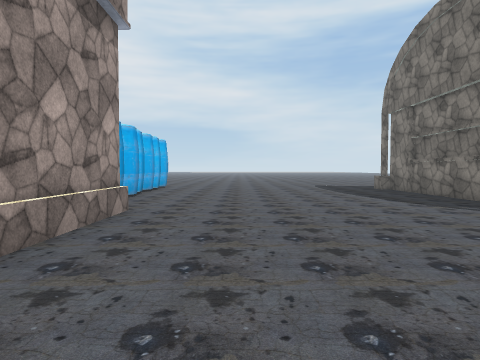
view 1 (above)

24 first-person views from a walk through a scene from a Unity 3-D project. The camera is 1.5 m above the floor, tilts 2° down and sees 75° across. The floor is counted in squares, 2 m on a side. Each view is taken from the middle of a square. On the plan, view 1 faces up. The plan holds only what a view shows up to about 10 squares ahead; the rest is blank. The place goes on beyond the plan. Some surface patterns are stand-ins.

view 2
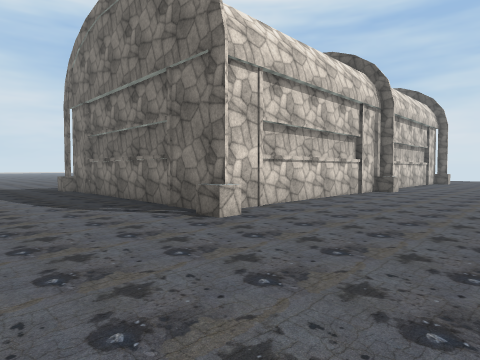

view 3
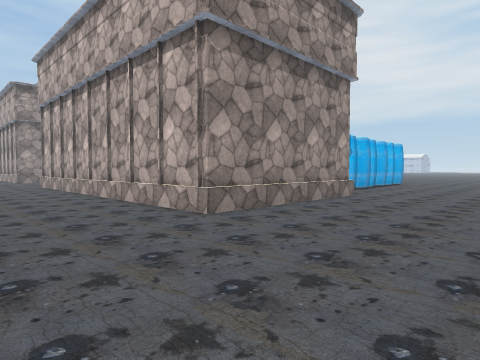

view 4
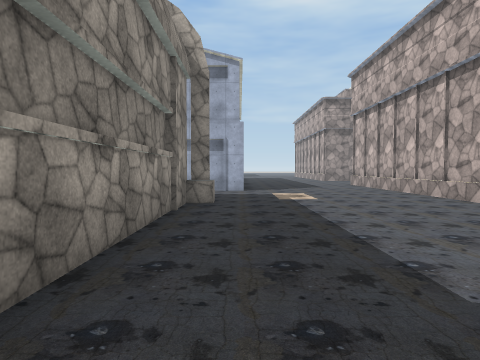

view 5
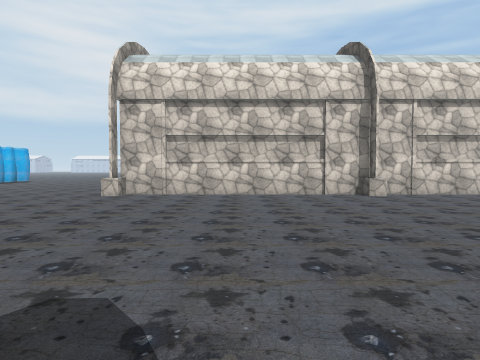

view 6
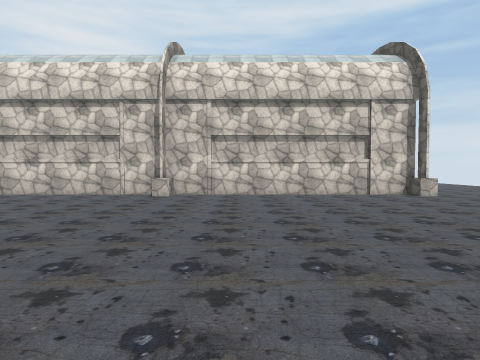

view 7
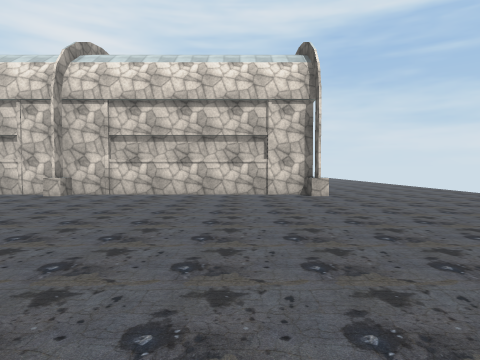

view 8
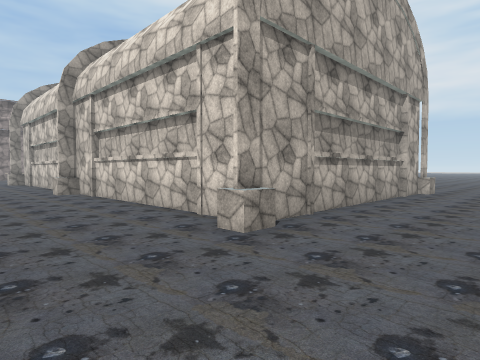

view 9
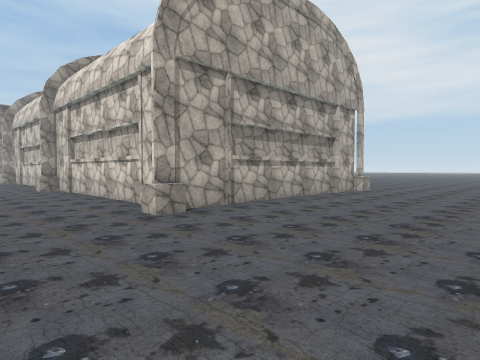

view 10
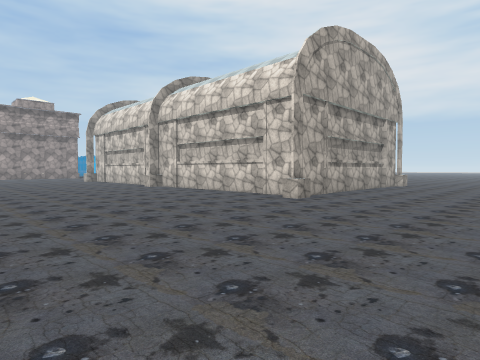

view 11
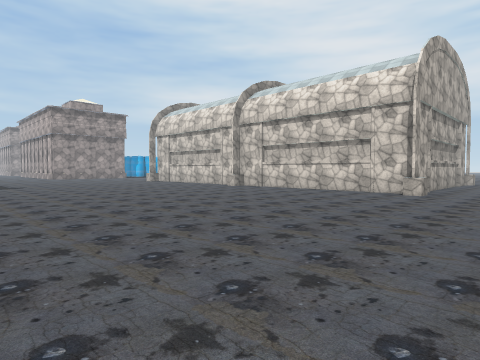

view 12
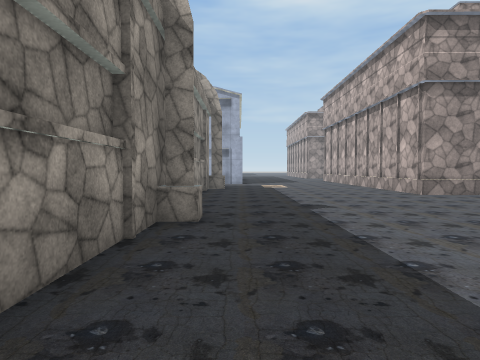

view 13
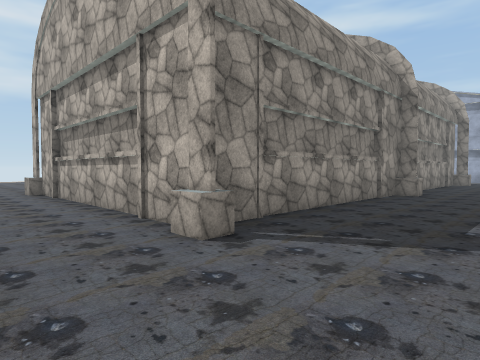

view 14
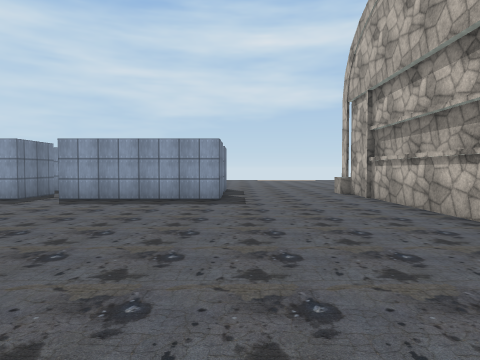

view 15
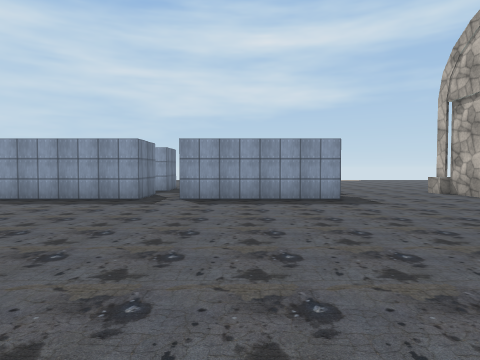

view 16
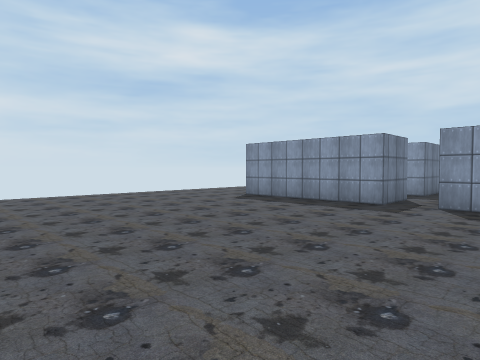

view 17
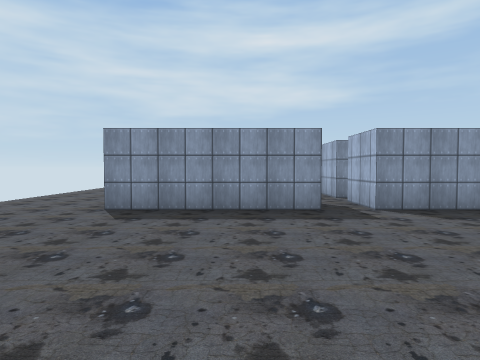

view 18
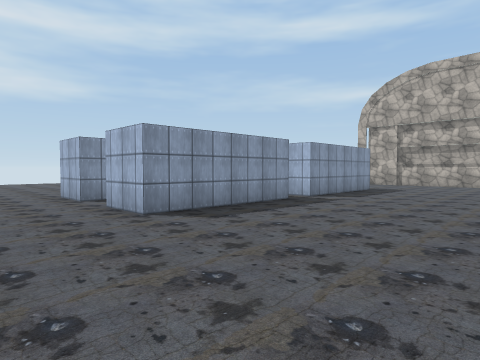

view 19
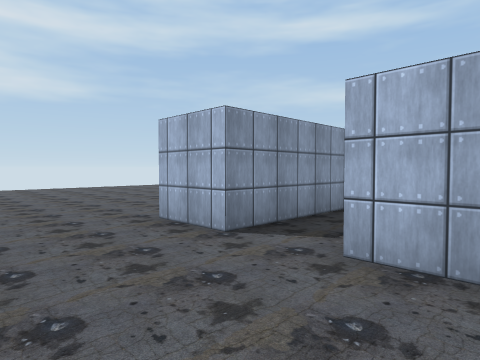

view 20
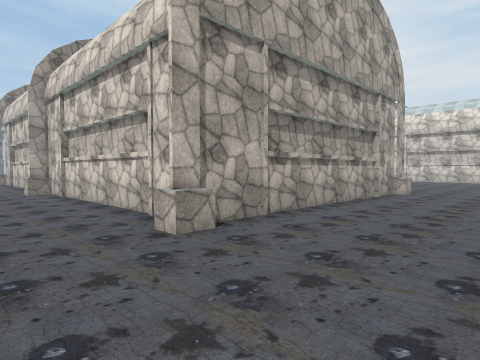

view 21
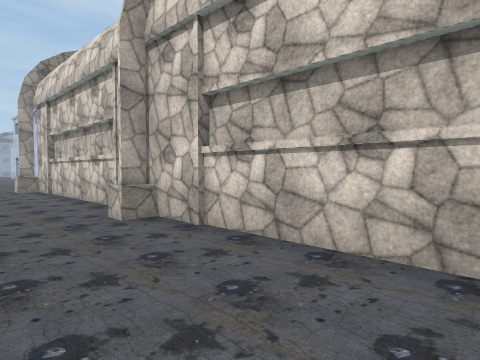

view 22
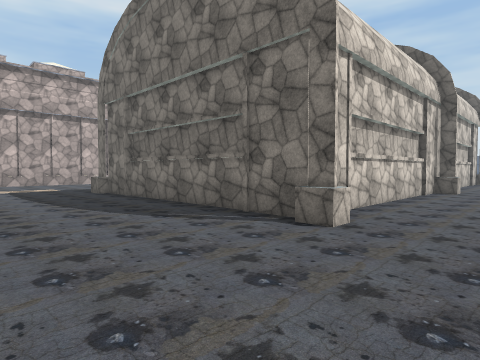

view 23
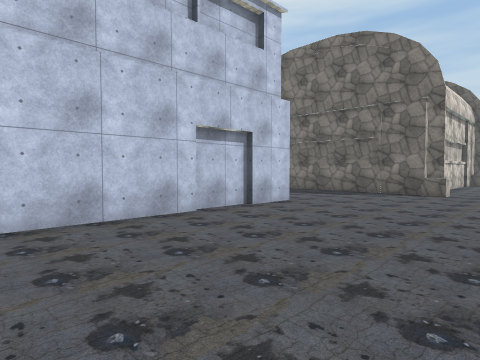

view 24
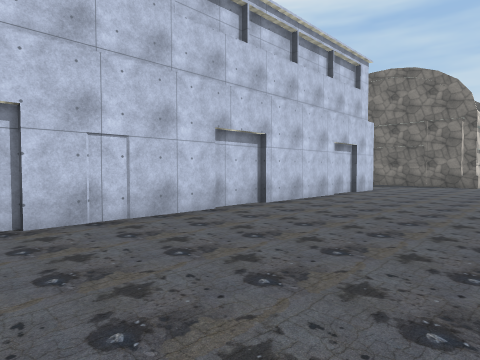

### Floor plan
Points are (right, up) in squares from view 1. A wall is a line through its corners. A room is listed if a view was taken in it or the views show most of it. See-through windows are left out.
Room 1 (views 1, 2, 3, 4, 5, 6, 7, 8, 9, 10, 11, 12, 13, 14, 15, 16, 17, 18, 19, 20, 21, 22, 23, 24)
walls: (2.4, -5.6) (2.4, -6.1); (2, -5.6) (2.6, -5.6); (2, -6.2) (9.6, -6.2) (9.6, -13.5); (9.4, -5.6) (9.8, -5.6) (9.8, -6.1); (5.4, 3.6) (5.2, 3.6); (5.6, 4.3) (5.6, 10.6); (-5, -6.2) (0.5, -6.2); (2.4, -13.5) (2.4, -14); (-2.1, 5.7) (-2.2, 0.4) (-8.9, 0.4); (12.9, 3.6) (12.8, 3.6) (12.8, 4.1); (2.6, -14) (2.3, -14) (2.3, -13.5); (9, -13.4) (-4.9, -13.4) (-4.9, -6.2); (9.8, -13.5) (9.8, -14) (9.5, -14); (-4.8, -14) (-5.1, -14) (-5.1, -13.5); (-8.8, -11.5) (-10.1, -11.5); (-10.1, -11.3) (-11.5, -11.3); (-11.5, -11.5) (-14.8, -11.5); (20.5, 3.6) (20.2, 3.6) (20.2, 4.3) (5.4, 4.3) (5.4, 3.6) (5.4, 4.1); (-14.6, -11.3) (-16, -11.3); (-16.1, -11.5) (-19.3, -11.5); (20.1, 12) (20.1, 3.6)
low walls: (2.6, -5.6) (2.6, -6.2); (10, -5.6) (10, -6.2); (5.2, 3.6) (5.2, 4.2); (5.7, 4.3) (5.7, 3.6); (-4.8, -5.5) (-4.8, -6.2); (-5.3, -6.2) (-5.3, -5.5); (2.6, -13.4) (2.6, -14); (12.6, 3.6) (12.6, 4.2); (2.1, -14) (2.1, -13.4); (10, -13.4) (10, -14); (-5.3, -14) (-5.3, -13.4); (20, 3.6) (20, 4.3); (20.5, 4.2) (20.5, 3.6); (20.5, 12.1) (20.5, 11.4)
objects: other object (-4, 10); container (14, -13) to (17, -12); container (17, -15) to (17, -14); container (19, -16) to (22, -15); container (19, -13) to (22, -12)

Where each view was taken, in squares from view 1:
view 1: 0 up, 0 right, facing up
view 2: 0 up, 2 right, facing up-right
view 3: 3 down, 2 right, facing up-left
view 4: 5 down, 2 right, facing left
view 5: 5 down, 9 right, facing up
view 6: 5 down, 15 right, facing up
view 7: 5 down, 18 right, facing up
view 8: 1 up, 23 right, facing up-left
view 9: 1 up, 25 right, facing up-left
view 10: 3 down, 25 right, facing up-left
view 11: 6 down, 23 right, facing up-left
view 12: 5 down, 7 right, facing left
view 13: 3 down, 12 right, facing down-left
view 14: 4 down, 13 right, facing down
view 15: 4 down, 16 right, facing down
view 16: 5 down, 16 right, facing down-right
view 17: 6 down, 20 right, facing down
view 18: 7 down, 25 right, facing down-left
view 19: 12 down, 25 right, facing down-left
view 20: 16 down, 13 right, facing up-left
view 21: 16 down, 7 right, facing up-left
view 22: 16 down, 9 left, facing up-right
view 23: 16 down, 15 left, facing up-right
view 24: 16 down, 20 left, facing up-right
